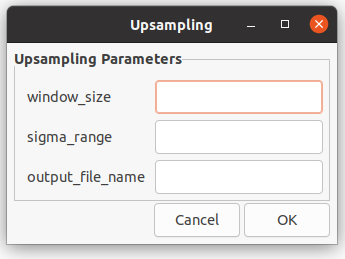
//> input picture dataset/GUI.png, 345 x 259 px
$ ./implementation ../dataset/GUI.png ../dataset/GUI.png   (built with g++ and OpenCV 4)
//> lines starting //> are read from the running program, lines starting //| are printed output that depends on the picture
#include <iostream>
#include <opencv2/opencv.hpp>
#include <chrono>
using namespace std::chrono;

// [267 lines left out: functions CreateGaussianMask, OurBilateralFilter, JointBilateralFilter, JointBilateralUpsampling, IterativeUpsampling, Disparity2PointCloud, not called in this run]

int main(int argc, char** argv) {
	char c;
	if (argc < 3) {
    std::cerr << "Usage: " << argv[0] << " IMAGE1 IMAGE2 OUTPUT_FILE" << std::endl;
    return 1;
  }
	cv::Mat im = cv::imread(argv[1], 0);
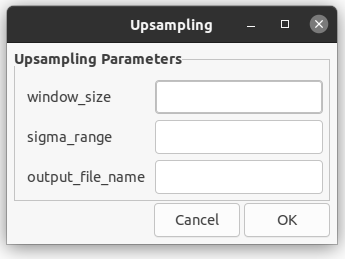
//> im: 259 rows x 345 cols, CV_8UC1; min 31, max 255, mean 212.5
	cv::Mat im2 = cv::imread(argv[2], 0);
	// const std::string output_file = argv[3];

	if (im.data == nullptr) {
		std::cerr << "Failed to load image" << std::endl;
	}

	// camera setup parameters
	const double focal_length = 3740;
	const double baseline = 160;

	// stereo estimation parameters
	const int dmin = 200;

	cv::Mat noise(im.size(), im.type());
	uchar mean = 0;
	uchar stddev = 25; // standard deviation
	cv::randn(noise, mean, stddev);

	im += noise; // "input"
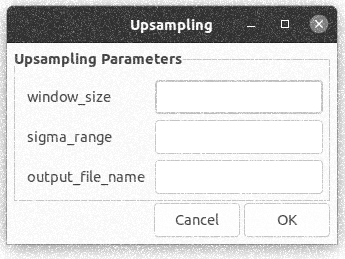
//> im: 259 rows x 345 cols, CV_8UC1; min 31, max 255, mean 217.2

	cv::imshow("im", im);

	cv::Mat output;
	cv::Mat downsampled_im;

	cv::resize(im2, downsampled_im, im2.size()/5);
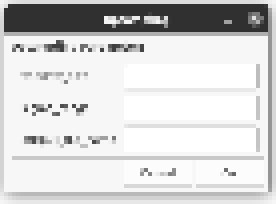
//> downsampled_im: 51 rows x 69 cols, CV_8UC1 (shown 4 times larger); min 48, max 255, mean 212

	char line[256];
  	FILE *fp;
	c=1;
	while(c == 1){
			fp=popen("zenity --forms \
				--title='Upsampling' \
				--text='Upsampling Parameters' \
				--separator=',' \
				--add-entry='window_size' \
				--add-entry='sigma_range' \
				--add-entry='output_file_name' \
				","r");
			if (fp==NULL) {
				perror("Pipe returned a error");
			} else {

				fgets(line,sizeof(line),fp);
				//Define string data that will be splitted
				std::string strData = line;

				//Define contant data that will be worked as delimiter
				const char separator = ',';

				//Define the dynamic array variable of strings
				std::vector<std::string> outputArray;

				//Construct a stream from the string
				std::stringstream streamData(strData);

				std::string val;

				while (std::getline(streamData, val, separator)) {
					outputArray.push_back (val);
				}
//> (the run ends here: the program crashes, at `int window_size=stoi(outputArray[0]);`)
